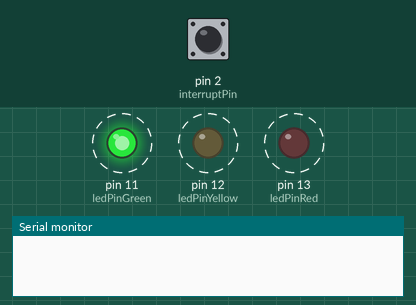
Simulated run of this sketch. Board: Arduino Uno, built with avr-gcc and run on an emulated ATmega328P. Parts: output pins drawn as LEDs (lit = HIGH), the last lines printed to the serial monitor. Dashed ring = blinking. The test bench sets the inputs (shaded band); at power-on: pin 2 (interruptPin) HIGH.

Above: at 1.45 s.
1.5 s: pin 2 (interruptPin) pulled LOW for 0.15 s
At 1.65 s:
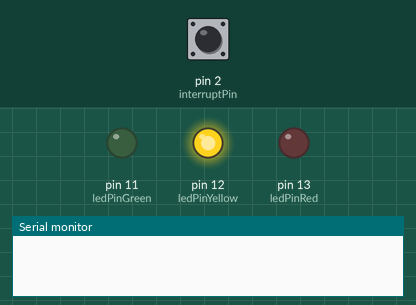
At 2.3 s:
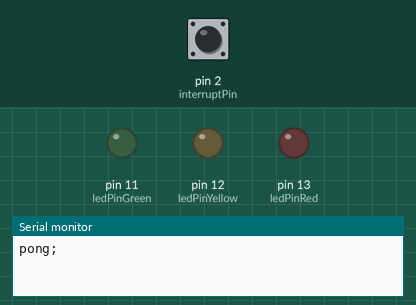
Timing chart, 0 to 4.5 s (numbered marks = the images above; inputs shaded):
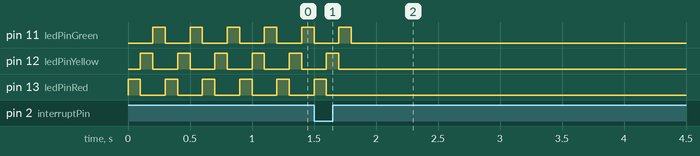

The sketch:

ping_pong.ino
```cpp
const byte ledPinGreen = 11;
const byte ledPinYellow = 12;
const byte ledPinRed = 13;

const byte interruptPin = 2;

volatile byte state = HIGH;

void setup() {
    Serial.begin(9600);
    pinMode(ledPinGreen, OUTPUT);
    pinMode(ledPinYellow, OUTPUT);
    pinMode(ledPinRed, OUTPUT);
    pinMode(interruptPin, INPUT_PULLUP);
    attachInterrupt(digitalPinToInterrupt(interruptPin), pushed, RISING);
}

void loop() {
    if (state) {
        digitalWrite(ledPinGreen, LOW);
        digitalWrite(ledPinRed, HIGH);
        delay(100);
        digitalWrite(ledPinRed, LOW);
        digitalWrite(ledPinYellow, HIGH);
        delay(100);
        digitalWrite(ledPinYellow, LOW);
        digitalWrite(ledPinGreen, HIGH);
        delay(100);
    } else {
        digitalWrite(ledPinGreen, LOW);
        digitalWrite(ledPinYellow, LOW);
        digitalWrite(ledPinRed, LOW);
    }
    if (Serial.available() > 0) {
        String str = Serial.readString();
        String ping = "ping;";
        if (ping.equals(str)) {
            state = HIGH;
        }
    }
}

void pushed() {
    state = LOW;
    Serial.write("pong;\n");
}
```

Measured:
- after the input at 1.5 s, pin 11 (ledPinGreen): goes on until 1.8 s, then stays LOW; pin 12 (ledPinYellow): goes on until 1.7 s, then stays LOW; pin 13 (ledPinRed): goes on until 1.6 s, then stays LOW
- by itself, pin 11 (ledPinGreen), pin 12 (ledPinYellow), pin 13 (ledPinRed): alternates HIGH for 0.10 s and LOW for 0.20 s
